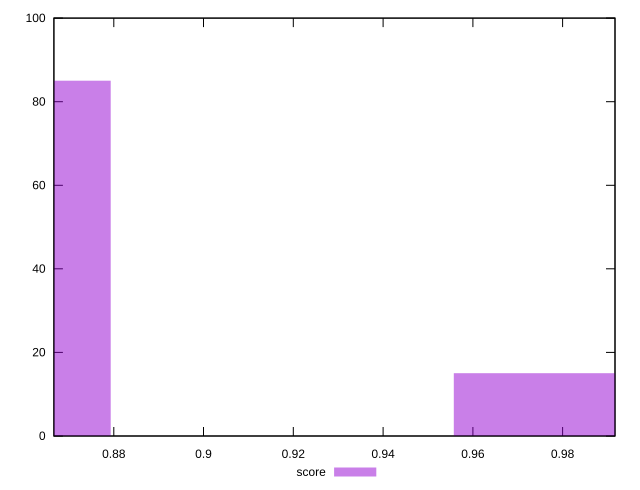

This chart was generated by the following gnuplot code:
reset

$score <<EOF
0.9939906862366187 15
0.8410690422002158 85
EOF

set key outside below
set boxwidth 0.07646082201820144
set xrange [0.8666666666666667:0.9916666666666667]
set yrange [0:100]
set trange [0:100]
set style fill transparent solid 0.5 noborder
set terminal svg size 640, 490 enhanced background rgb 'white'
set output "report_00007_2020-12-11T15:55:29.892Z/uses-http2/samples/pages+cached+noexternal+nojs/score/histogram.svg"

plot $score title "score" with boxes

reset
